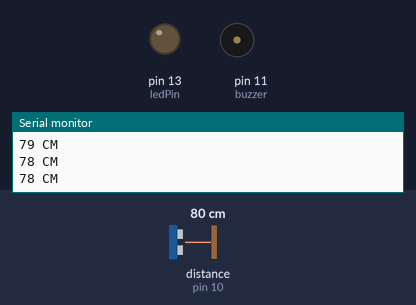
The sketch below on a simulated Arduino Uno, built with avr-gcc and run on an emulated ATmega328P. On the bench: output pins drawn as LEDs (lit = HIGH), buzzer (waves = sounding, pin HIGH), the last lines printed to the serial monitor. Wiring (inferred from the names in the program): ultrasonic range finder: trigger pin 9; echo pin 10. Dashed ring = blinking. Inputs (shaded band) come from the test bench; at power-on: distance to the obstacle (sensor on pin 10) 80 cm. The echo pulse lasts 58.3 µs per cm; pins used as bus, display or sensor lines are not drawn.

Above: at 1.3 s.
1.4 s: distance to the obstacle (sensor on pin 10) set to 23 cm
3.2 s: distance to the obstacle (sensor on pin 10) set to 19 cm
At 4.12 s:
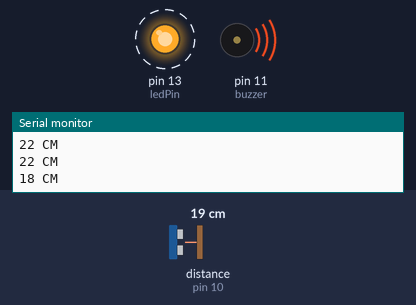
6.2 s: distance to the obstacle (sensor on pin 10) set to 8 cm
At 7.2 s:
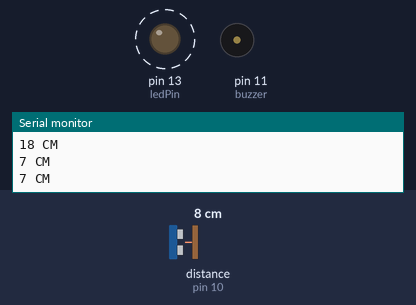
9.2 s: distance to the obstacle (sensor on pin 10) set to 5 cm
At 10.6 s:
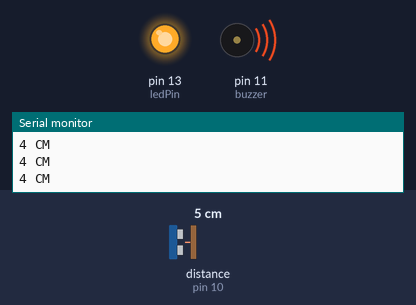
10.8 s: distance to the obstacle (sensor on pin 10) set to 9 cm
At 12.0 s:
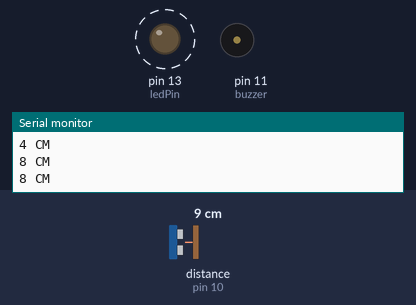
Timing chart, 0 to 14.8 s (numbered marks = the images above; inputs shaded):
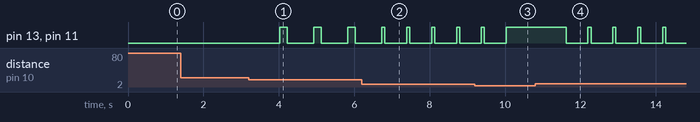

The sketch:

DistanceSensor_Buzzer_Light.ino
```cpp
// defines pins numbers
const int trigPin = 9;
const int echoPin = 10;
const int buzzer = 11;
const int ledPin = 13;

// defines distance
const int high=20;
const int mid=10;
const int low=5;
const int minSpot=0;

// defines variables
long duration;
int distance;
int safetyDistance;

void setup() {
pinMode(trigPin, OUTPUT); // Sets the trigPin as an Output
pinMode(echoPin, INPUT); // Sets the echoPin as an Input
pinMode(buzzer, OUTPUT);
pinMode(ledPin, OUTPUT);
Serial.begin(9600); // Starts the serial communication
}

void loop() {
//// Clears the trigPin
digitalWrite(trigPin, LOW);
delayMicroseconds(2);

// Sets the trigPin on HIGH state for 10 micro seconds
digitalWrite(trigPin, HIGH);
delayMicroseconds(10);
digitalWrite(trigPin, LOW);

// Reads the echoPin, returns the sound wave travel time in microseconds
duration = pulseIn(echoPin, HIGH);

// Calculating the distance
distance = duration*0.034/2;

 Serial.print(distance);      // To show the distance of the obstacle on the serial monitor.
 Serial.println(" CM");
 delay(500);

safetyDistance = distance;
if (mid < safetyDistance && safetyDistance <= high){
  digitalWrite(buzzer, HIGH);
  digitalWrite(ledPin, HIGH);
  delay(200);
  digitalWrite(buzzer, LOW);
  digitalWrite(ledPin, LOW);
  delay(200);
}
if (low < safetyDistance && safetyDistance <= mid){
  digitalWrite(buzzer, HIGH);
  digitalWrite(ledPin, HIGH);
  delay(80);
  digitalWrite(buzzer, LOW);
  digitalWrite(ledPin, LOW);
  delay(80);
}
if (minSpot < safetyDistance && safetyDistance <= low){
  digitalWrite(buzzer, HIGH);
  digitalWrite(ledPin, HIGH);
}
else if ( safetyDistance > high){
  digitalWrite(buzzer, LOW);
  digitalWrite(ledPin, LOW);
  }
}
```

Measured:
- the behaviour switches between 22 and 21 cm on distance to the obstacle (sensor on pin 10) (found by bisection; images 0 and 1)
- the behaviour switches between 7 and 6 cm on distance to the obstacle (sensor on pin 10) (found by bisection; images 2 and 3)
- after the input at 3.2 s, pin 13 (ledPin), pin 11 (buzzer): alternates HIGH for 0.20 s and LOW for 0.70 s, starting after 0.83 s
- after the input at 6.2 s, pin 13 (ledPin), pin 11 (buzzer): alternates HIGH for 0.08 s and LOW for 0.58 s, starting after 0.61 s
- after the input at 9.2 s, pin 13 (ledPin), pin 11 (buzzer): goes on until 10.0 s, then stays HIGH
- after the input at 10.8 s, pin 13 (ledPin), pin 11 (buzzer): alternates HIGH for 0.08 s and LOW for 0.58 s, starting after 0.82 s
